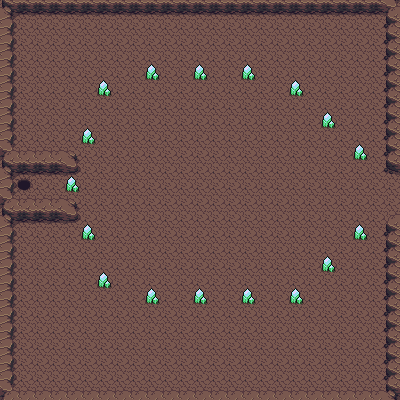

Below is a game level as drawn by its tile map, then a one-line description and the .tmx file that defines it, in full:
An orthogonal 25x25 tile map with 16x16 px tiles, 2 tile layers (Ground, Collisions), 2 tilesets and 9 objects.

<map version="1.2" tiledversion="1.3.4" orientation="orthogonal" renderorder="left-down" width="25" height="25" tilewidth="16" tileheight="16" infinite="0" nextlayerid="4" nextobjectid="15">
 <tileset firstgid="1" source="../Art/Style1/cave.tsx" />
 <tileset firstgid="1001" source="../Art/Style2/tileset_cave.tsx" />
 <layer id="1" name="Ground" width="25" height="25">
  <data encoding="csv">
1,1,1,1,1,1,1,1,1,1,1,1,1,1,1,1,1,1,1,1,1,1,1,1,1,
1,1,1,1,1,1,1,1,1,1,1,1,1,1,1,1,1,1,1,1,1,1,1,1,1,
1,1,1,1,1,1,1,1,1,1,1,1,1,1,1,1,1,1,1,1,1,1,1,1,1,
1,1,1,1,1,1,1,1,1,1,1,1,1,1,1,1,1,1,1,1,1,1,1,1,1,
1,1,1,1,1,1,1,1,1,1,1,1,1,1,1,1,1,1,1,1,1,1,1,1,1,
1,1,1,1,1,1,1,1,1,1,1,1,1,1,1,1,1,1,1,1,1,1,1,1,1,
1,1,1,1,1,1,1,1,1,1,1,1,1,1,1,1,1,1,1,1,1,1,1,1,1,
1,1,1,1,1,1,1,1,1,1,1,1,1,1,1,1,1,1,1,1,1,1,1,1,1,
1,1,1,1,1,1,1,1,1,1,1,1,1,1,1,1,1,1,1,1,1,1,1,1,1,
1,1,1,1,1,1,1,1,1,1,1,1,1,1,1,1,1,1,1,1,1,1,1,1,1,
1,1,1,1,1,1,1,1,1,1,1,1,1,1,1,1,1,1,1,1,1,1,1,1,1,
1,1,1,1,1,1,1,1,1,1,1,1,1,1,1,1,1,1,1,1,1,1,1,1,1,
1,1,1,1,1,1,1,1,1,1,1,1,1,1,1,1,1,1,1,1,1,1,1,1,1,
1,1,1,1,1,1,1,1,1,1,1,1,1,1,1,1,1,1,1,1,1,1,1,1,1,
1,1,1,1,1,1,1,1,1,1,1,1,1,1,1,1,1,1,1,1,1,1,1,1,1,
1,1,1,1,1,1,1,1,1,1,1,1,1,1,1,1,1,1,1,1,1,1,1,1,1,
1,1,1,1,1,1,1,1,1,1,1,1,1,1,1,1,1,1,1,1,1,1,1,1,1,
1,1,1,1,1,1,1,1,1,1,1,1,1,1,1,1,1,1,1,1,1,1,1,1,1,
1,1,1,1,1,1,1,1,1,1,1,1,1,1,1,1,1,1,1,1,1,1,1,1,1,
1,1,1,1,1,1,1,1,1,1,1,1,1,1,1,1,1,1,1,1,1,1,1,1,1,
1,1,1,1,1,1,1,1,1,1,1,1,1,1,1,1,1,1,1,1,1,1,1,1,1,
1,1,1,1,1,1,1,1,1,1,1,1,1,1,1,1,1,1,1,1,1,1,1,1,1,
1,1,1,1,1,1,1,1,1,1,1,1,1,1,1,1,1,1,1,1,1,1,1,1,1,
1,1,1,1,1,1,1,1,1,1,1,1,1,1,1,1,1,1,1,1,1,1,1,1,1,
1,1,1,1,1,1,1,1,1,1,1,1,1,1,1,1,1,1,1,1,1,1,1,1,1
</data>
 </layer>
 <layer id="2" name="Collisions" width="25" height="25">
  <data encoding="csv">
210,247,247,247,247,247,247,247,247,247,247,247,247,247,247,247,247,247,247,247,247,247,247,247,250,
169,0,0,0,0,0,0,0,0,0,0,0,0,0,0,0,0,0,0,0,0,0,0,0,168,
169,0,0,0,0,0,0,0,0,0,0,0,0,0,0,0,0,0,0,0,0,0,0,0,168,
169,0,0,0,0,0,0,0,0,0,0,0,0,0,0,0,0,0,0,0,0,0,0,0,168,
169,0,0,0,0,0,0,0,0,1275,0,0,1275,0,0,1275,0,0,0,0,0,0,0,0,168,
169,0,0,0,0,0,1275,0,0,0,0,0,0,0,0,0,0,0,1275,0,0,0,0,0,168,
169,0,0,0,0,0,0,0,0,0,0,0,0,0,0,0,0,0,0,0,0,0,0,0,168,
169,0,0,0,0,0,0,0,0,0,0,0,0,0,0,0,0,0,0,0,1275,0,0,0,168,
169,0,0,0,0,1275,0,0,0,0,0,0,0,0,0,0,0,0,0,0,0,0,0,0,168,
250,207,207,207,209,0,0,0,0,0,0,0,0,0,0,0,0,0,0,0,0,0,1275,0,168,
210,247,247,247,249,0,0,0,0,0,0,0,0,0,0,0,0,0,0,0,0,0,0,0,248,
169,161,0,0,1275,0,0,0,0,0,0,0,0,0,0,0,0,0,0,0,0,0,0,0,0,
250,207,207,207,209,0,0,0,0,0,0,0,0,0,0,0,0,0,0,0,0,0,0,0,0,
210,247,247,247,249,0,0,0,0,0,0,0,0,0,0,0,0,0,0,0,0,0,0,0,208,
169,0,0,0,0,1275,0,0,0,0,0,0,0,0,0,0,0,0,0,0,0,0,1275,0,168,
169,0,0,0,0,0,0,0,0,0,0,0,0,0,0,0,0,0,0,0,0,0,0,0,168,
169,0,0,0,0,0,0,0,0,0,0,0,0,0,0,0,0,0,0,0,1275,0,0,0,168,
169,0,0,0,0,0,1275,0,0,0,0,0,0,0,0,0,0,0,0,0,0,0,0,0,168,
169,0,0,0,0,0,0,0,0,1275,0,0,1275,0,0,1275,0,0,1275,0,0,0,0,0,168,
169,0,0,0,0,0,0,0,0,0,0,0,0,0,0,0,0,0,0,0,0,0,0,0,168,
169,0,0,0,0,0,0,0,0,0,0,0,0,0,0,0,0,0,0,0,0,0,0,0,168,
169,0,0,0,0,0,0,0,0,0,0,0,0,0,0,0,0,0,0,0,0,0,0,0,168,
169,0,0,0,0,0,0,0,0,0,0,0,0,0,0,0,0,0,0,0,0,0,0,0,168,
169,0,0,0,0,0,0,0,0,0,0,0,0,0,0,0,0,0,0,0,0,0,0,0,168,
250,207,207,207,207,207,207,207,207,207,207,207,207,207,207,207,207,207,207,207,207,207,207,207,210
</data>
 </layer>
 <objectgroup id="3" name="Collisions Mask">
  <object id="1" x="-0.5" y="-1" width="400.5" height="17.5" />
  <object id="2" x="385" y="16" width="15" height="159.5" />
  <object id="4" x="384" y="214.5" width="16" height="169" />
  <object id="5" x="0.5" y="383.5" width="399.667" height="16" />
  <object id="6" x="-0.333333" y="223.667" width="16.6667" height="159.667" />
  <object id="7" x="-0.5" y="198" width="80.75" height="25.75" />
  <object id="9" x="-0.25" y="147.75" width="80" height="25.5" />
  <object id="12" x="-0.25" y="173" width="15" height="24.25" />
  <object id="13" x="-0.333333" y="16" width="16.3333" height="131.333" />
 </objectgroup>
</map>
